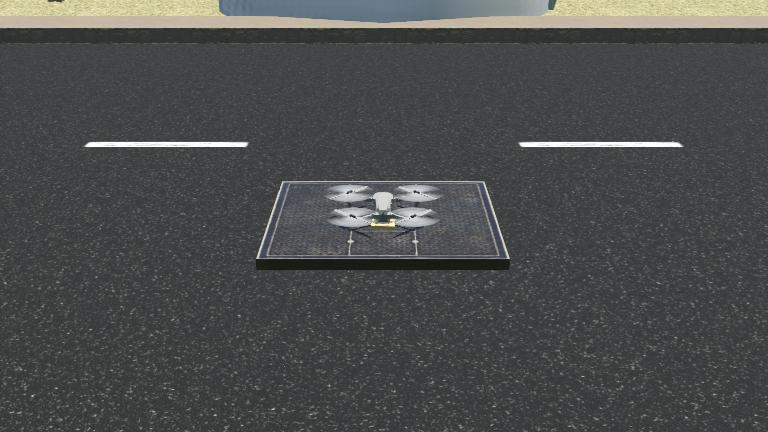
#> input picture worlds/.forest_fire.jpg, 768 x 432 px
$ python -i hud_overlay.py   (imports and definitions only)
#> lines starting #> are read from the running program, lines starting #| are printed output that depends on the picture; after the words box and inside, x2 and y2 are one past the last pixel; in counts of white or black regions, pixels touching at a corner belong together
"""
webots_drone/hud_overlay.py — Parking guard HUD overlay.

Adds parking-specific panels: slot count, theft alert, patrol waypoint.
Fully backwards-compatible with the existing HUD() call in webots_simulation.py.
"""

import cv2
import numpy as np


class HUD:

    C_GREEN  = (0, 220, 80)
    C_RED    = (0, 60, 220)
    C_YELLOW = (0, 200, 220)
    C_WHITE  = (240, 240, 240)
    C_DARK   = (20, 20, 20)
    C_ORANGE = (0, 140, 255)
    C_CYAN   = (220, 200, 0)

    MODE_COLOURS = {
        "manual":  (200, 200, 200),
        "follow":  (0, 220, 80),
        "scan":    (0, 200, 220),
        "patrol":  (0, 200, 220),
        "track":   (0, 60, 220),
        "ai":      (210, 120, 0),
    }

    def __init__(self):
        self._font = cv2.FONT_HERSHEY_SIMPLEX

    def draw(self, frame, mode="manual", detections=None,
             altitude=0.0, brain_message="", follow_mode=False,
             scan_active=False, brain_active=False,
             # parking-specific extras (all optional)
             parking_report=None, waypoint_label="", theft_alert=False):

        if detections is None:
            detections = []

        out = frame.copy()
        h, w = out.shape[:2]

        self._top_bar(out, w, mode, detections, altitude, follow_mode, scan_active, brain_active)
        self._parking_panel(out, w, h, parking_report, waypoint_label, theft_alert)

        if brain_message:
            self._ai_strip(out, w, h, brain_message)

        self._bottom_legend(out, w, h)
        self._mode_badge(out, w, mode, follow_mode, scan_active, brain_active, theft_alert)

        return out

    # ── sections ─────────────────────────────────────────────────────────────

    def _top_bar(self, frame, w, mode, detections, altitude,
                 follow_mode, scan_active, brain_active):
        overlay = frame.copy()
        cv2.rectangle(overlay, (0,0),(w,28), self.C_DARK, -1)
        cv2.addWeighted(overlay, 0.6, frame, 0.4, 0, frame)

        n       = len(detections)
        det_txt = f"PERSON DETECTED: {n}" if n > 0 else "NO PERSON"
        det_col = (0,0,220) if n > 0 else (130,130,130)
        self._text(frame, det_txt, (8,18), 0.50, det_col)
        self._text(frame, f"ALT: {altitude:.1f}m", (200,18), 0.50, self.C_WHITE)
        if brain_active:
            self._text(frame, "AI ON", (310,18), 0.50, self.C_ORANGE)

    def _parking_panel(self, frame, w, h, report, waypoint_label, theft_alert):
        """Right-side panel: parking stats."""
        if report is None:
            return
        px = w - 150
        overlay = frame.copy()
        cv2.rectangle(overlay, (px-4, 32),(w, 110), self.C_DARK, -1)
        cv2.addWeighted(overlay, 0.65, frame, 0.35, 0, frame)

        total     = report.get("total",      25)
        occupied  = report.get("occupied",    0)
        available = report.get("available",  25)
        alerts    = report.get("alerts",      [])

        self._text(frame, "PARKING STATUS",        (px, 46), 0.38, self.C_CYAN)
        self._text(frame, f"Total  : {total}",     (px, 62), 0.38, self.C_WHITE)
        self._text(frame, f"Parked : {occupied}",  (px, 76), 0.38, self.C_YELLOW)
        self._text(frame, f"Free   : {available}", (px, 90), 0.38, self.C_GREEN)
        if alerts:
            self._text(frame, "!! THEFT !!",       (px,106), 0.40, (0,0,220))

        if waypoint_label:
            self._text(frame, f"WP: {waypoint_label}", (px,122), 0.36, (160,160,160))

    def _ai_strip(self, frame, w, h, message):
        overlay = frame.copy()
        y0,y1 = h-48, h-28
        cv2.rectangle(overlay,(0,y0),(w,y1),(30,60,30),-1)
        cv2.addWeighted(overlay,0.65,frame,0.35,0,frame)
        self._text(frame, f"AI: {message}", (8,h-33), 0.46, self.C_GREEN)

    def _bottom_legend(self, frame, w, h):
        overlay = frame.copy()
        cv2.rectangle(overlay,(0,h-26),(w,h), self.C_DARK,-1)
        cv2.addWeighted(overlay,0.55,frame,0.45,0,frame)
        legend = "W/S:alt  ARROWS:fly  A/D:yaw  F:follow  X:patrol  P:photo  Q:quit"
        self._text(frame, legend, (6,h-8), 0.36, (170,170,170))

    def _mode_badge(self, frame, w, mode, follow_mode, scan_active,
                    brain_active, theft_alert):
        if theft_alert:
            label, col = "!! THEFT TRACK !!", (0,0,220)
        elif brain_active:
            label, col = "AI MODE", self.C_ORANGE
        elif follow_mode:
            label, col = "FOLLOW", self.C_GREEN
        elif scan_active:
            label, col = "PATROL", self.C_YELLOW
        else:
            label, col = "MANUAL", (160,160,160)

        (tw,th),_ = cv2.getTextSize(label, self._font, 0.52, 1)
        x0 = w - tw - 12
        overlay = frame.copy()
        cv2.rectangle(overlay,(x0-4,4),(w-4,26), self.C_DARK,-1)
        cv2.addWeighted(overlay,0.6,frame,0.4,0,frame)
        self._text(frame, label, (x0,20), 0.52, col)

    def _text(self, frame, text, pos, scale=0.5, color=(255,255,255), thickness=1):
        cv2.putText(frame, text, pos, self._font, scale, color, thickness, cv2.LINE_AA)

>>> import cv2
>>> picture = cv2.imread('../worlds/.forest_fire.jpg')
#> picture is the input picture: shape (432, 768, 3); mean B, G, R 76.5, 76.7, 75.6
>>> result = HUD().draw(picture)
#> in _top_bar, `cv2.rectangle(overlay, (0,0),(w,28), self.C_DARK, -1)`:
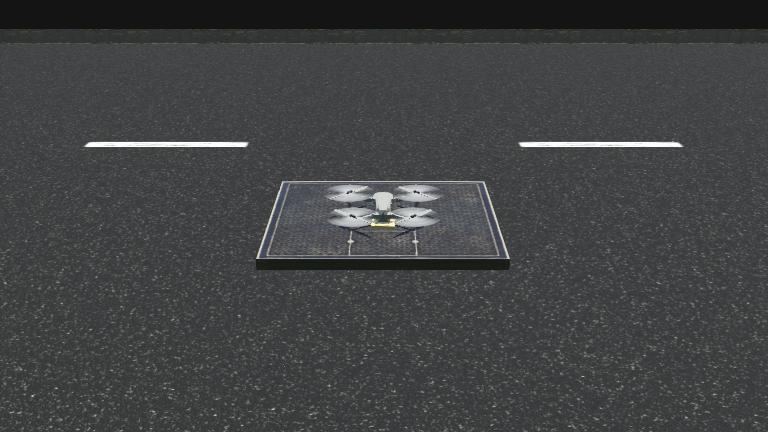
#> overlay: shape (432, 768, 3); 6.71% of pixels changed, all inside (x1, y1, x2, y2) = (0, 0, 768, 29)
#> in _top_bar, `cv2.addWeighted(overlay, 0.6, frame, 0.4, 0, frame)`:
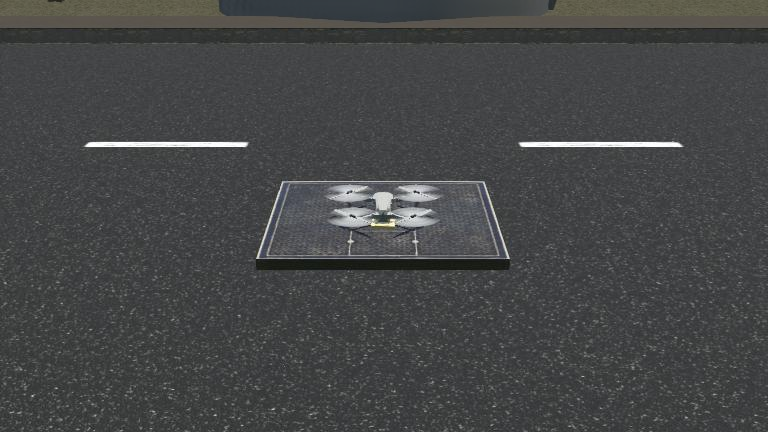
#> frame: shape (432, 768, 3); mean B, G, R 71.2, 70.6, 69.5
#> call 2 of _text, with text = 'ALT: 0.0m', pos = (200, 18), scale = 0.5, color = (240, 240, 240), thickness = 1
#> in _text (call 2), `cv2.putText(frame, text, pos, self._font, scale, color, thickness, cv2..`:
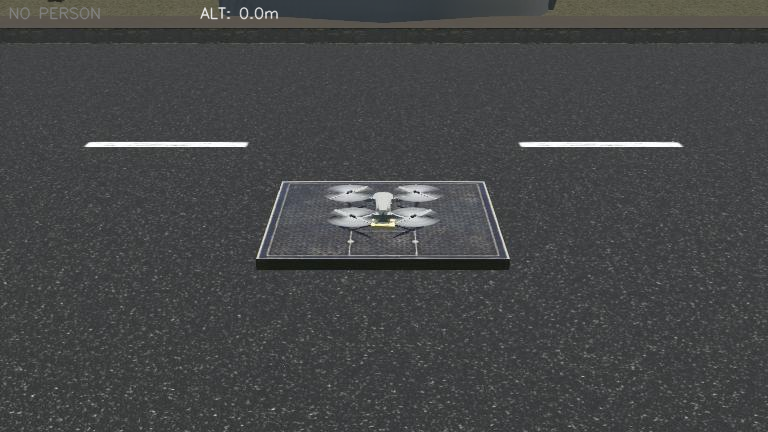
#> frame: shape (432, 768, 3); mean B, G, R 71.3, 70.8, 69.6
#> in _bottom_legend, `cv2.rectangle(overlay,(0,h-26),(w,h), self.C_DARK,-1)`:
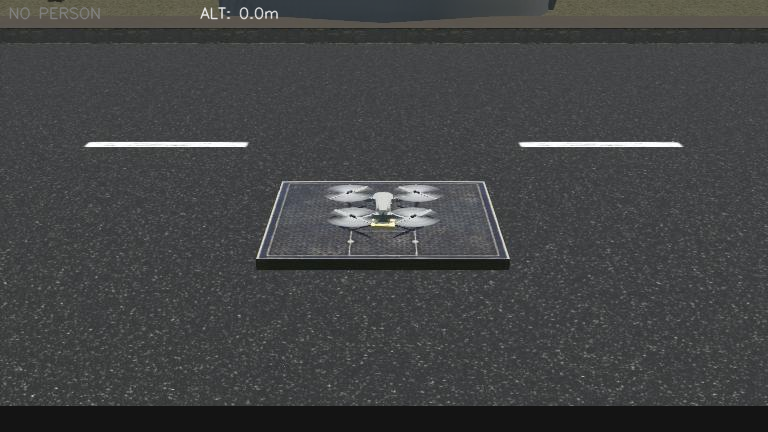
#> overlay: shape (432, 768, 3); 6.02% of pixels changed, all inside (x1, y1, x2, y2) = (0, 406, 768, 432)
#> call 3 of _text, with pos = (6, 424), scale = 0.36, color = (170, 170, 170), thickness = 1
#> in _text (call 3), `cv2.putText(frame, text, pos, self._font, scale, color, thickness, cv2..`:
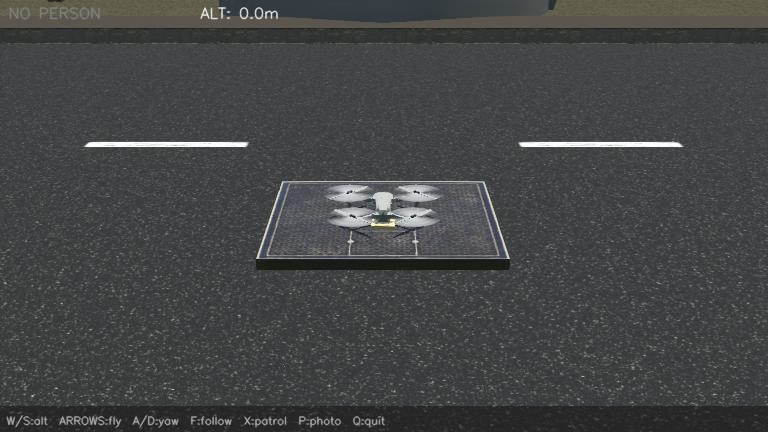
#> frame: shape (432, 768, 3); mean B, G, R 70.2, 69.6, 68.5
#> in _mode_badge, `cv2.rectangle(overlay,(x0-4,4),(w-4,26), self.C_DARK,-1)`:
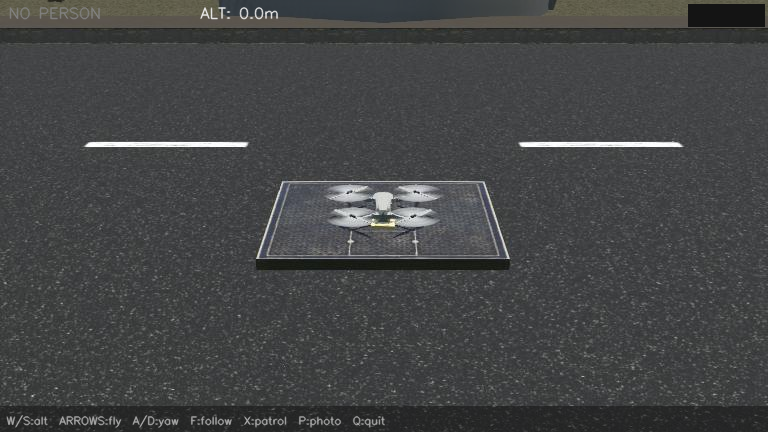
#> overlay: shape (432, 768, 3); 0.53% of pixels changed, all inside (x1, y1, x2, y2) = (688, 4, 765, 27)
#> call 4 of _text, with text = 'MANUAL', pos = (692, 20), scale = 0.52, color = (160, 160, 160), thickness = 1
#> in _text (call 4), `cv2.putText(frame, text, pos, self._font, scale, color, thickness, cv2..`:
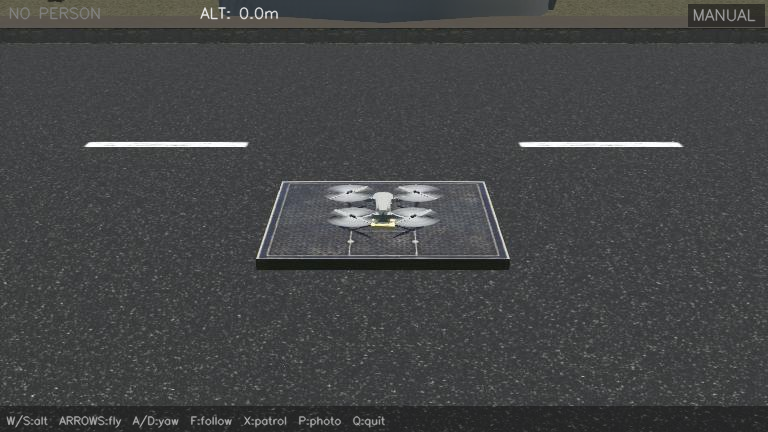
#> frame: shape (432, 768, 3); mean B, G, R 70.1, 69.5, 68.3
